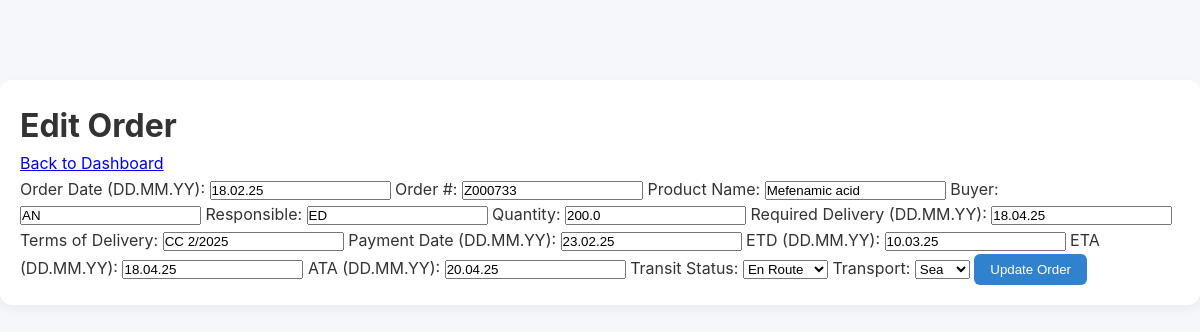
The app's page /edit_order/4 (signed in), older data.
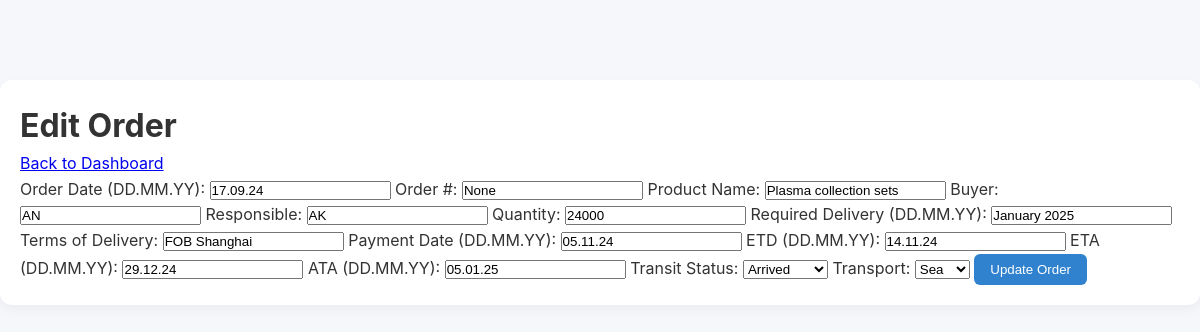
The same page, newer data.
### app/models.py (models this page shows)
class Order(db.Model):
    id = db.Column(db.Integer, primary_key=True)
    user_id = db.Column(db.Integer, db.ForeignKey('user.id'), nullable=False)
    order_date = db.Column(db.String(10), nullable=False)
    order_number = db.Column(db.String(50), nullable=True)
    product_name = db.Column(db.String(100), nullable=False)
    buyer = db.Column(db.String(100), nullable=False)
    responsible = db.Column(db.String(100), nullable=False)
    quantity = db.Column(db.String(50), nullable=False)
    required_delivery = db.Column(db.String(10), nullable=True)
    terms_of_delivery = db.Column(db.String(100), nullable=True)
    payment_date = db.Column(db.String(10))
    etd = db.Column(db.String(10), nullable=True)
    eta = db.Column(db.String(10), nullable=True)
    ata = db.Column(db.String(10))
    transit_status = db.Column(db.String(20), nullable=False)
    transport = db.Column(db.String(20), nullable=False)

### app/routes.py (the view, shortened to what this page needs)
@main.route('/edit_order/<int:order_id>', methods=['GET', 'POST'])
@login_required
def edit_order(order_id):
    order = Order.query.get_or_404(order_id)
    if order.user_id != current_user.id:
        return jsonify({'success': False, 'message': 'You do not have permission to edit this order.'}), 403
    return render_template('edit_order.html', order=order)

### app/routes.py (called while the page is built)
@main.app_context_processor
def inject_globals():
    return dict(current_user=current_user, current_path=request.path)

### app/templates/edit_order.html (shortened to what this page needs)
<!DOCTYPE html>
<html lang="en">
<head>
    <link rel="stylesheet" href="{{ url_for('static', filename='css/style.css') }}">
</head>
<body>
    <div class="container">
        <h1>Edit Order</h1>
        <p><a href="{{ url_for('main.dashboard') }}">Back to Dashboard</a></p>
        <form method="POST">
            <label for="order_date">Order Date (DD.MM.YY):</label>
            <input type="text" id="order_date" name="order_date" value="{{ order.order_date }}" required>
            <label for="order_number">Order #:</label>
            <input type="text" id="order_number" name="order_number" value="{{ order.order_number }}" required>
            <label for="product_name">Product Name:</label>
            <input type="text" id="product_name" name="product_name" value="{{ order.product_name }}" required>
            <label for="buyer">Buyer:</label>
            <input type="text" id="buyer" name="buyer" value="{{ order.buyer }}" required>
            <label for="responsible">Responsible:</label>
            <input type="text" id="responsible" name="responsible" value="{{ order.responsible }}" required>
            <label for="quantity">Quantity:</label>
            <input type="number" step="0.01" id="quantity" name="quantity" value="{{ order.quantity }}" required>
            <label for="required_delivery">Required Delivery (DD.MM.YY):</label>
            <input type="text" id="required_delivery" name="required_delivery" value="{{ order.required_delivery }}" required>
            <label for="terms_of_delivery">Terms of Delivery:</label>
            <input type="text" id="terms_of_delivery" name="terms_of_delivery" value="{{ order.terms_of_delivery }}" required>
            <label for="payment_date">Payment Date (DD.MM.YY):</label>
            <input type="text" id="payment_date" name="payment_date" value="{{ order.payment_date }}" required>
            <label for="etd">ETD (DD.MM.YY):</label>
            <input type="text" id="etd" name="etd" value="{{ order.etd }}" required>
            <label for="eta">ETA (DD.MM.YY):</label>
            <input type="text" id="eta" name="eta" value="{{ order.eta }}" required>
            <label for="ata">ATA (DD.MM.YY):</label>
            <input type="text" id="ata" name="ata" value="{{ order.ata }}">
            <label for="transit_status">Transit Status:</label>
            <select id="transit_status" name="transit_status" required>
                <option value="en route" {% if order.transit_status == 'en route' %}selected{% endif %}>En Route</option>
                <option value="arrived" {% if order.transit_status == 'arrived' %}selected{% endif %}>Arrived</option>
            </select>
            <label for="transport">Transport:</label>
            <select id="transport" name="transport" required>
                <option value="sea" {% if order.transport == 'sea' %}selected{% endif %}>Sea</option>
            </select>
            <button type="submit">Update Order</button>
        </form>
    </div>
</body>
</html>

### app/static/css/style.css (style rules this page uses)
* { margin: 0; padding: 0; box-sizing: border-box; }
body { font-family: 'Inter', -apple-system, BlinkMacSystemFont, 'Segoe UI', Roboto, sans-serif; background-color: #f5f7fa; color: #333; line-height: 1.6; padding-top: 80px; }
.container { max-width: 1400px; margin: 0 auto; padding: 20px; background-color: #fff; border-radius: 12px; box-shadow: 0 4px 12px rgba(0, 0, 0, 0.05); }
a, button { transition: all 0.2s ease; }
button { background-color: #3182ce; color: #fff; border: none; padding: 8px 16px; border-radius: 6px; font-weight: 500; cursor: pointer; }

Row changes from the older to the newer data that the page shows:
changed Order "AN": order_date "18.02.25" → "17.09.24"; order_number "Z000733" → "None"; product_name "Mefenamic acid" → "Plasma collection sets"; responsible "ED" → "AK"; quantity "200.0" → "24000"; required_delivery "18.04.25" → "January 2025"; terms_of_delivery "CC 2/2025" → "FOB Shanghai"; payment_date "23.02.25" → "05.11.24"; etd "10.03.25" → "14.11.24"; eta "18.04.25" → "29.12.24"; ata "20.04.25" → "05.01.25"; transit_status "En Route" → "Arrived"
